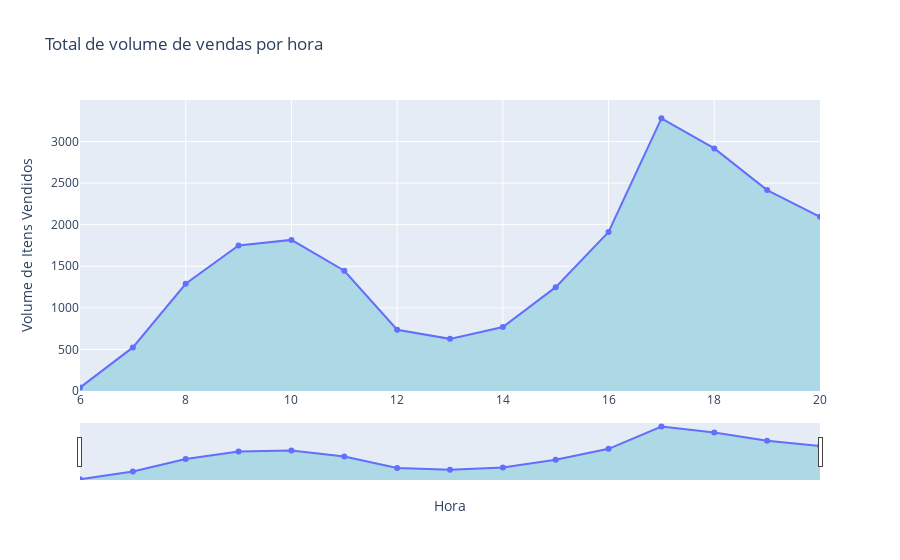

Source (notebook cell):
### Code cell
trace = go.Scatter(x=list(vendas_por_hora.index),
                   y=list(vendas_por_hora.item_count),
                   fill = 'tozeroy',
                   fillcolor = 'lightblue')

data = [trace]

layout = dict(
    title='Total de volume de vendas por hora',
    yaxis = dict( title = 'Volume de Itens Vendidos'),
    xaxis=dict( title = 'Hora',
        rangeselector=dict(
            buttons=list([
                dict(count = 12,
                     label='Manhã',
                     step='hour',
                     stepmode='backward'),
                dict(count = 8,
                     label='Tarde',
                     step='hour',
                     stepmode='backward'),
                dict(count = 4,
                    label='Noite',
                    step='hour',
                    stepmode='backward'),
                dict(step='all')
            ]),
            visible = True
        ),
        rangeslider=dict(
            visible = True
        )
    )
)

fig = dict(data=data, layout=layout)
py.iplot(fig, filename = 'vendas-por-hora')

### Figure 1 — Plotly figure (JSON) as saved in the notebook; plotly's stock layout.template omitted (floating-point values rounded to 4 significant figures)
{"data": [{"fill": "tozeroy", "fillcolor": "lightblue", "type": "scatter", "x": [6, 7, 8, 9, 10, 11, 12, 13, 14, 15, 16, 17, 18, 19, 20], "y": [41, 524, 1289, 1749, 1817, 1446, 737, 627, 769, 1249, 1912, 3279, 2917, 2416, 2094]}], "layout": {"title": {"text": "Total de volume de vendas por hora"}, "xaxis": {"rangeselector": {"buttons": [{"count": 12, "label": "Manhã", "step": "hour", "stepmode": "backward"}, {"count": 8, "label": "Tarde", "step": "hour", "stepmode": "backward"}, {"count": 4, "label": "Noite", "step": "hour", "stepmode": "backward"}, {"step": "all"}], "visible": true}, "rangeslider": {"visible": true}, "title": {"text": "Hora"}}, "yaxis": {"title": {"text": "Volume de Itens Vendidos"}}}}
